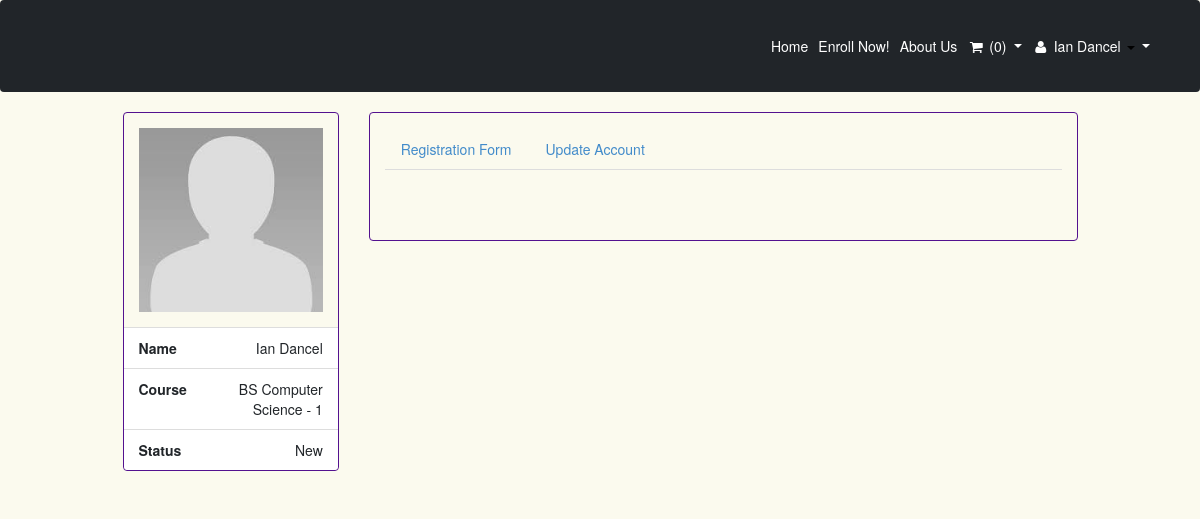
Page /index.php?q=profile (signed in) on the committed database.
### tables this page shows
CREATE TABLE `tblstudent` (
  `S_ID` int(11) NOT NULL,
  `IDNO` int(20) NOT NULL,
  `FNAME` varchar(40) NOT NULL,
  `LNAME` varchar(40) NOT NULL,
  `MNAME` varchar(40) NOT NULL,
  `SEX` varchar(10) NOT NULL DEFAULT 'Male',
  `BDAY` date NOT NULL,
  `BPLACE` text NOT NULL,
  `STATUS` varchar(30) NOT NULL,
  `AGE` int(30) NOT NULL,
  `NATIONALITY` varchar(40) NOT NULL,
  `RELIGION` varchar(255) NOT NULL,
  `CONTACT_NO` varchar(40) NOT NULL,
  `HOME_ADD` text NOT NULL,
  `ACC_USERNAME` varchar(255) NOT NULL,
  `ACC_PASSWORD` text NOT NULL,
  `student_status` text NOT NULL,
  `YEARLEVEL` int(11) NOT NULL,
  `STUDSECTION` int(11) NOT NULL,
  `COURSE_ID` int(11) NOT NULL,
  `STUDPHOTO` varchar(255) NOT NULL,
  `SEMESTER` varchar(30) NOT NULL,
  `SYEAR` varchar(30) NOT NULL,
  `NewEnrollees` tinyint(1) NOT NULL
);

CREATE TABLE `course` (
  `COURSE_ID` int(11) NOT NULL,
  `COURSE_NAME` varchar(30) NOT NULL,
  `COURSE_LEVEL` varchar(50) NOT NULL DEFAULT '1',
  `COURSE_MAJOR` varchar(30) NOT NULL DEFAULT 'None',
  `COURSE_DESC` varchar(255) NOT NULL,
  `DEPT_ID` int(11) NOT NULL,
  `SETSEMESTER` varchar(90) NOT NULL
);

### index.php (called while the page is built, shortened)
<?php
require_once ("include/initialize.php");
$view = (isset($_GET['q']) && $_GET['q'] != '') ? $_GET['q'] : '';
switch ($view) {
 	case 'profile' :
        $title="Profile";
		break;
}
require_once("theme/templates.php");
?>

### include/database.php (called while the page is built, shortened)
<?php
class Database {
	var $sql_string = '';
	public $conn;
	public function open_connection() {
		$this->conn = mysqli_connect(server,user,pass);
		if(!$this->conn){
			echo "Problem in database connection! Contact administrator!";
			exit();
		}else{
			$db_select = mysqli_select_db($this->conn,database_name);
		}
	}
	function setQuery($sql='') {
		$this->sql_string=$sql;
	}
	function executeQuery() {
		$result = mysqli_query($this->conn,$this->sql_string);
		return $result;
	}
	private function confirm_query($result) {
		return $result;
	}
	function loadSingleResult() {
		$cur = $this->executeQuery();
		while ($row = mysqli_fetch_object($cur)) {
		return $data = $row;
		}
	}
}
$mydb = new Database();
?>

### include/students.php (called while the page is built, shortened)
<?php
require_once(LIB_PATH.DS.'database.php');
class Student {
	protected static  $tblname = "tblstudent";
	function single_student($id=""){
			global $mydb;
			$mydb->setQuery("SELECT * FROM ".self::$tblname."
				Where IDNO= '{$id}' LIMIT 1");
			$cur = $mydb->loadSingleResult();
			return $cur;
	}
}
?>

### include/courses.php (called while the page is built, shortened)
<?php
require_once(LIB_PATH.DS.'database.php');
class Course {
	protected static  $tblname = "course";
	function single_course($id=""){
			global $mydb;
			$mydb->setQuery("SELECT * FROM ".self::$tblname."
				Where COURSE_ID= '{$id}' LIMIT 1");
			$cur = $mydb->loadSingleResult();
			return $cur;
	}
}
?>

### theme/templates.php (shortened to what this page needs)
<!DOCTYPE html>
<html lang="en">
    <head>
        <link href="<?php echo web_root; ?>css/styles.css" rel="stylesheet" />
        <link href="<?php echo web_root; ?>css/bootstrap.min.css" rel="stylesheet">
        <link href="<?php echo web_root; ?>font/css/font-awesome.min.css" rel="stylesheet" type="text/css">
    </head>
    <body>
        <nav class="navbar navbar-expand-lg navbar-dark bg-dark">
            <div class="container">
                <a class="navbar-brand" href="#"><img src="img/UCC.png" height="50px"> University of Caloocan City</a>
                <div class="collapse navbar-collapse" id="navbarSupportedContent">
                    <ul class="navbar-nav ms-auto mb-2 mb-lg-0">
                      <li class="nav-item <?php echo (isset($_GET['q']) && $_GET['q']=='') ? "active" : false;?> ">
                        <a class="nav-link active" aria-current="page"href="<?php echo web_root.'index.php'; ?>">Home</a>
                      </li>
                      <li class="nav-item <?php echo (isset($_GET['q']) && ($_GET['q']=='enrol' || $_GET['q']=='subject')) ? "active" : false;?>" >
                        <a class="nav-link active" aria-current="page" href="<?php echo web_root.'index.php?q=enrol'; ?>">Enroll Now!</a>
                      </li>
                      <li class="nav-item <?php echo (isset($_GET['q']) && $_GET['q']=='about') ? "active" : false;?> ">
                        <a class="nav-link active" aria-current="page" href="<?php echo web_root.'index.php?q=about';  ?>">About Us</a>
                      </li>
                      <?php if (isset($_SESSION['IDNO']) ){
$student = New Student();
$singlestudent = $student->single_student($_SESSION['IDNO']);
if ($singlestudent->student_status=='New') {
?>
<li class="nav-item dropdown">
<a class="nav-link dropdown-toggle" id="navbarDropdown" data-toggle="tooltip" data-placement="bottom"  title="Subject to be taken"  href="<?php echo web_root.'index.php?q=cart';  ?>">
 <i class="fa fa-shopping-cart fa-fw"> </i> <?php echo  isset($cart) ? $cart : "(0)" ; ?>
</a>
</li>
<?php
}
?>
<li class="nav-item dropdown">
 <a class="nav-link dropdown-toggle" id="navbarDropdown" data-toggle="dropdown" href="#" aria-expanded="false">
    <i class="fa fa-user fa-fw"></i>
      <?php echo $singlestudent->FNAME. ' ' . $singlestudent->LNAME ; ?>
    <i class="caret"> </i>
 </a>
</li>
<?php  } else{?>
<li  class="nav-item"><a class="nav-link active" aria-current="page" data-toggle="tooltip" data-placement="left" title="Enrol Now" href="<?php echo web_root.'index.php?q=enrol'; ?>">Log In</a></li>
<?php } ?>
                    </ul>
                </div>
            </div>
        </nav>
        <div class="col-md-10 col-md-push-1 ">
        <div class="row">
          <div id="page-wrapper">
               <?php
          if($title=='Profile'){
                require_once $content;
        }
?>
       </div>
      </div>
  </div>
    </body>
</html>

### student/profile.php (shortened to what this page needs)
<?php
    $student = New Student();
    $res = $student->single_student($_SESSION['IDNO']);
    $course = New Course();
    $resCourse = $course->single_course($res->COURSE_ID);
	?>
  		<div class="col-sm-3">
          <div class="panel">
            <div id="img_profile" class="panel-body">
            <a href="" data-target="#myModal" data-toggle="modal" >
            <img title="profile image" class="img-hover"   src="<?php
            if (empty($res->STUDPHOTO)) {
              echo web_root . 'student/student_image/ava.jpg';
            } else {
              echo web_root . 'student/' . $res->STUDPHOTO;
            }
            ?>">
            </a>
             </div>
          <ul class="list-group  ">
               <li class="list-group-item text-right"><span class="pull-left"><strong>Name</strong></span> <?php echo $res->FNAME .' '.$res->LNAME; ?> </li>
              <li class="list-group-item text-right"><span class="pull-left"><strong>Course</strong></span> <?php echo $resCourse->COURSE_NAME . ' - '.$resCourse->COURSE_LEVEL;?> </li>
               <li class="list-group-item text-right"><span class="pull-left"><strong>Status</strong></span> <?php echo $res->student_status; ?> </li>
          </ul>
        </div>
    </div>
<div class="col-sm-9">
<div class="panel">
  <div class="panel-body">
  <ul class="nav nav-tabs" id="myTab">
    <li><a href="#grades" data-toggle="tab">Registration Form</a></li>
    <li><a href="#settings" data-toggle="tab">Update Account</a></li>
  </ul>
  <div class="tab-content">
    <div class="tab-pane active" id="home">
    <br/>
    <div class="col-md-12">
    </div>
             </div>
  </div>
 </div>
</div>
</div>

### student/profile.php (style rules this page uses)
#img_profile { width: 100%; height:auto; }
#img_profile > a > img { width: 100%; height:auto; }

### rows in the picture
tblstudent: FNAME "Ian", LNAME "Dancel", student_status "New"
course: COURSE_NAME "BS Computer Science", COURSE_LEVEL "1"
